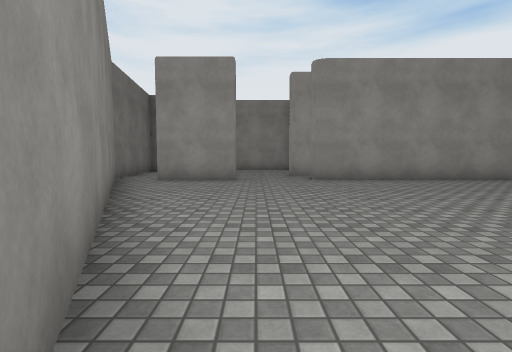
View 1 (above)

24 first-person views from a walk through a Unity game level. The camera is 1.2 m above the floor, tilts 4° down and sees 85° across. The floor is counted in squares, 2 m on a side. Each view is taken from the middle of a square. On the plan, view 1 faces up. The plan holds only what a view shows up to about 9 squares ahead; the rest is blank. The place goes on beyond the plan. Surface patterns are stand-ins for the level's own textures.

View 2
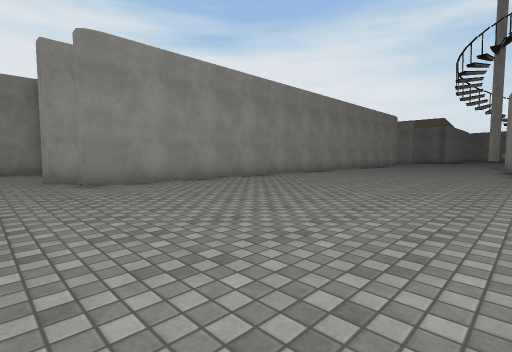

View 3
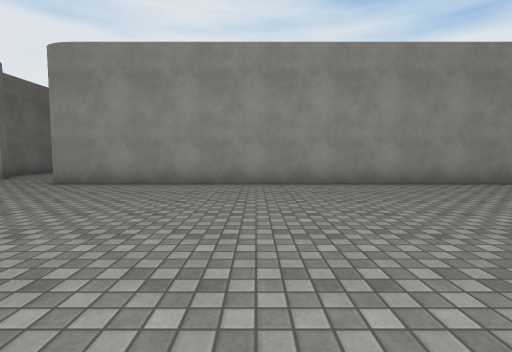

View 4
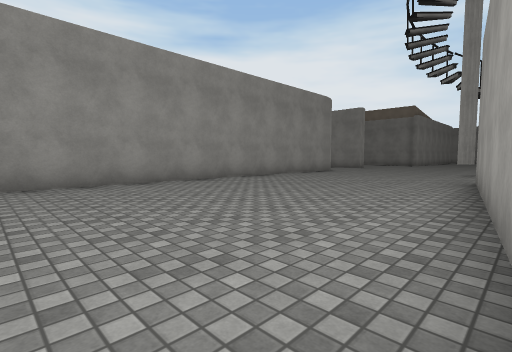

View 5
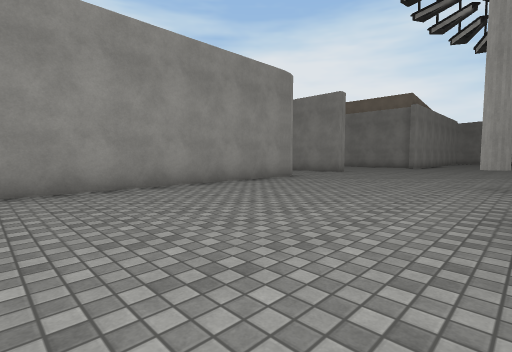

View 6
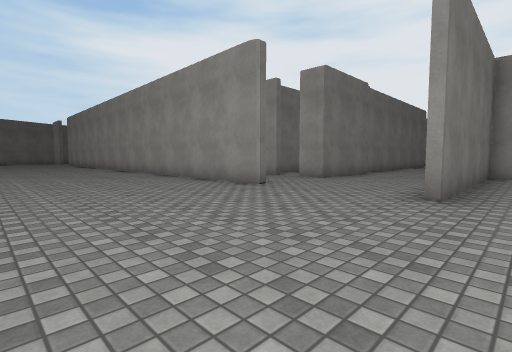

View 7
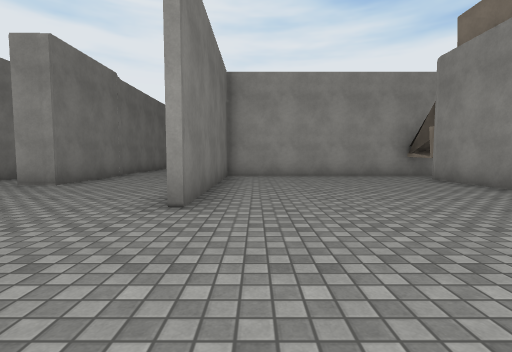

View 8
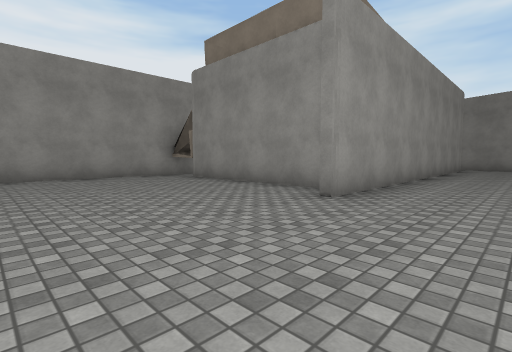

View 9
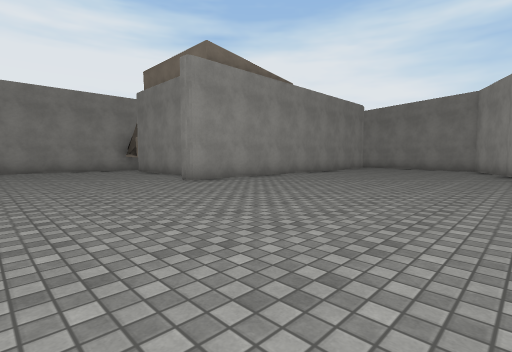

View 10
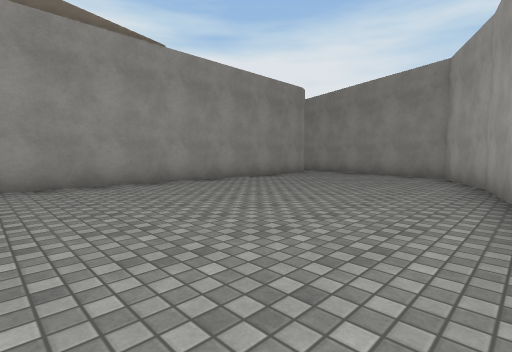

View 11
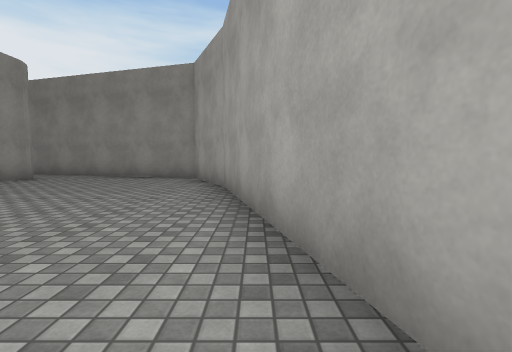

View 12
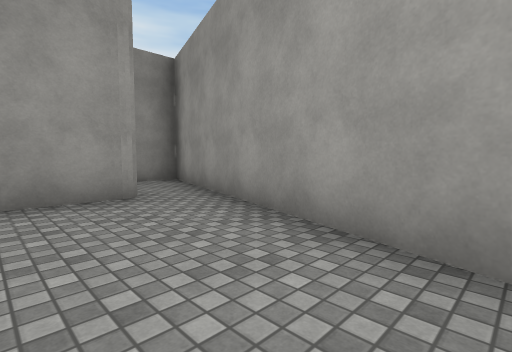

View 13
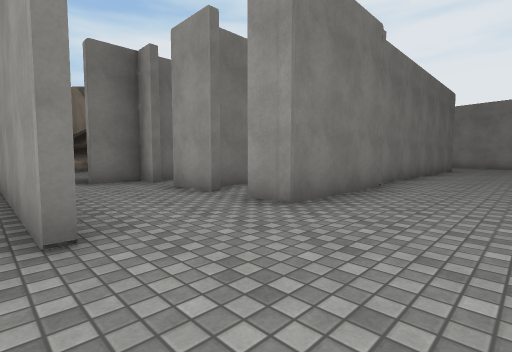

View 14
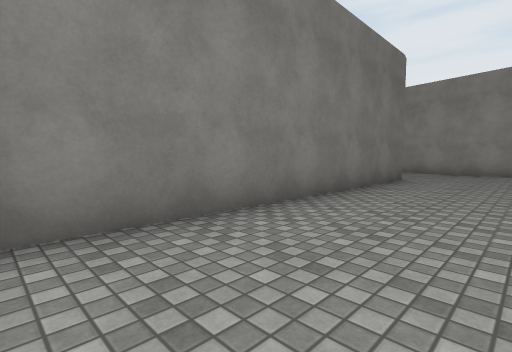

View 15
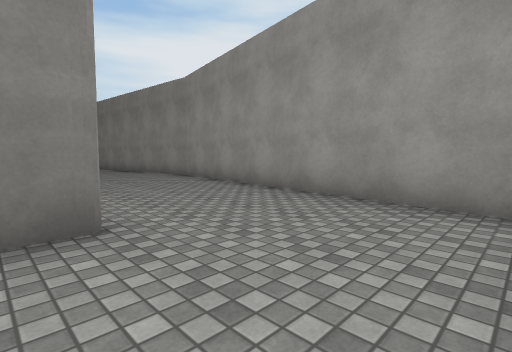

View 16
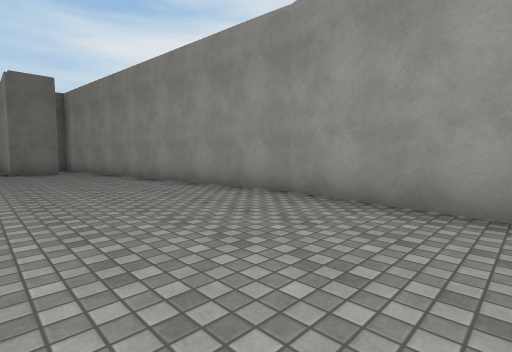

View 17
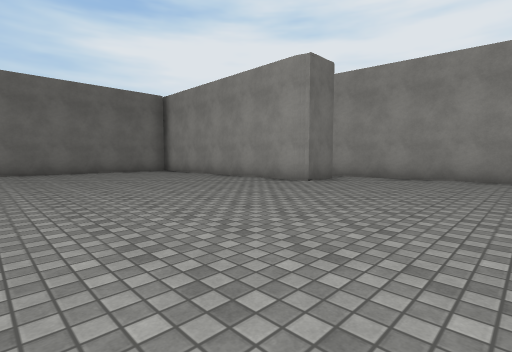

View 18
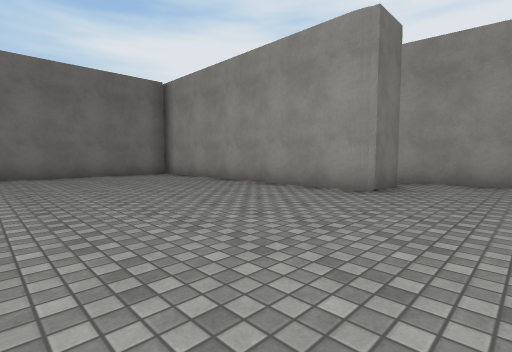

View 19
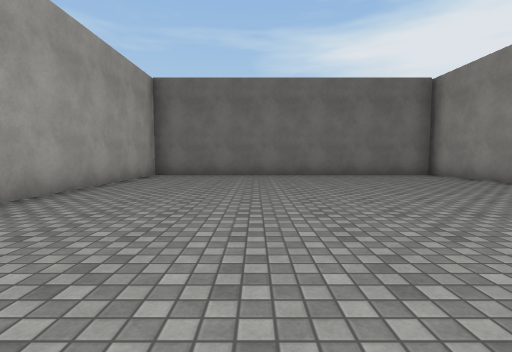

View 20
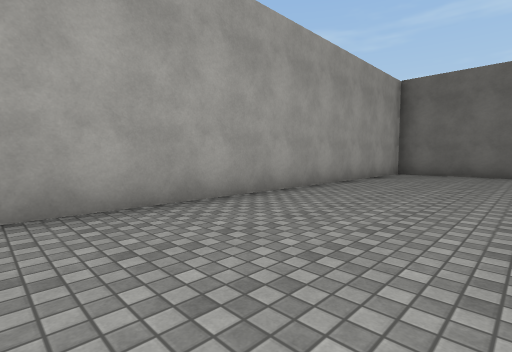

View 21
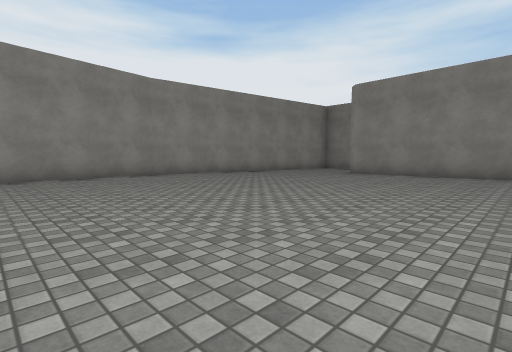

View 22
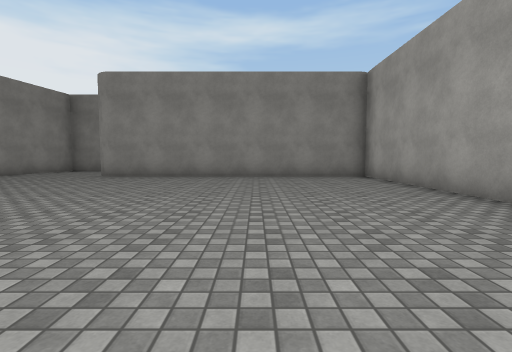

View 23
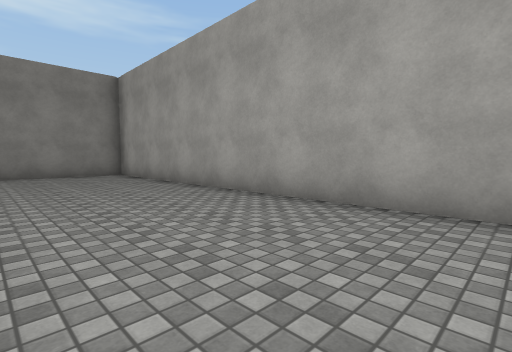

View 24
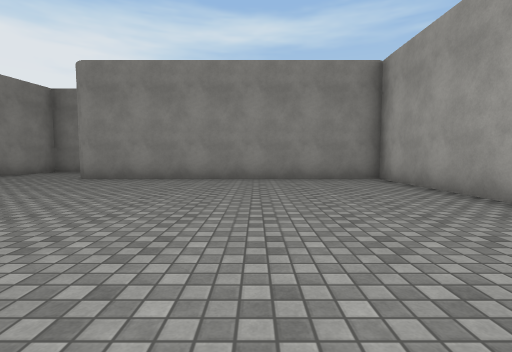

### Floor plan
Points are (right, up) in squares from view 1. A wall is a line through its corners. A room is listed if a view was taken in it or the views show most of it. See-through windows are left out.
Room 1 (views 1, 2, 3, 4, 5, 6, 7, 8, 9, 10, 11, 12, 13, 14, 15)
walls: (18.9, 7.3) (1.4, 7.3); (17.1, 9.8) (15.8, 9.8); (14.9, 9.8) (14.2, 9.8) (14.2, 8.8); (18.8, 12.8) (18.8, 9.8) (18, 9.8); (10.1, 1.1) (15.9, 1.9); (27.6, 6.9) (27.6, 12.4); (28.4, 12.4) (22.2, 12.4) (22.2, 7.2); (29.5, -0.6) (34.6, 0.6); (18.6, 20.8) (18.6, 13); (1.8, 8.4) (1, 8.4); (1.2, 12.4) (0.5, 12.4); (-0.5, 7.3) (-2.5, 7.3); (34.5, 0.6) (36.6, 1.6) (38, 6.3); (-1.5, 10.1) (-1.5, 9.4); (36.7, 6.1) (26.6, 6.1); (-3.5, 6.9) (-0.4, 0.4)
ways out: opening at (20.5, 20.5) to room 2; opening at (15, 10); opening at (37, 6)
Room 2 (views 16, 17, 18, 19, 20, 21, 22, 23, 24)
walls: (5.1, 22.9) (5.1, 21.7) (-2, 21.7) (-2, 12.7) (18.4, 12.7) (18.4, 20.8); (13.1, 24.8) (4.5, 23.8); (20.9, 23.6) (13, 24.8)
ways out: opening at (20.5, 20.5) to room 1

Positions as (right, up) in squares from view 1, and headings:
1: (0, 0), facing up
2: (0, 1), facing up-right
3: (6, 1), facing up
4: (8, 1), facing up-right
5: (12, 2), facing up-right
6: (23, 3), facing up-left
7: (23, 4), facing up
8: (23, 4), facing up-right
9: (23, 0), facing up-right
10: (28, 0), facing up-right
11: (29, 0), facing right
12: (35, 2), facing up-right
13: (21, 7), facing up-left
14: (21, 13), facing up-left
15: (21, 20), facing up-left
16: (16, 21), facing up-left
17: (9, 16), facing up-left
18: (7, 17), facing up-left
19: (7, 16), facing left
20: (8, 16), facing down-left
21: (9, 16), facing up-right
22: (10, 16), facing right
23: (9, 16), facing down-right
24: (11, 16), facing right
